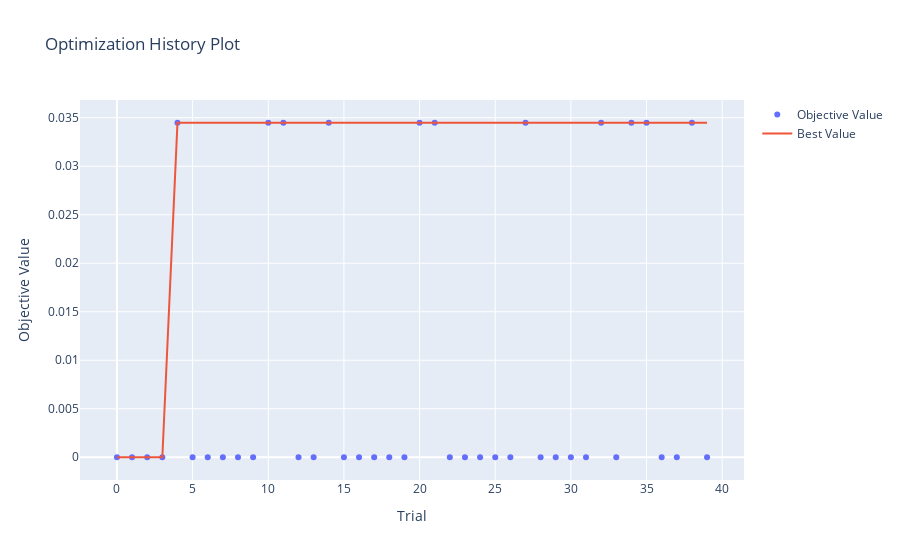

Notebook code for this chart:
### Code cell
optuna.visualization.plot_optimization_history(study)

### Figure 1 — Plotly figure (JSON) as saved in the notebook; plotly's stock layout.template omitted (floating-point values rounded to 4 significant figures)
{"data": [{"mode": "markers", "name": "Objective Value", "type": "scatter", "x": [0, 1, 2, 3, 4, 5, 6, 7, 8, 9, 10, 11, 12, 13, 14, 15, 16, 17, 18, 19, 20, 21, 22, 23, 24, 25, 26, 27, 28, 29, 30, 31, 32, 33, 34, 35, 36, 37, 38, 39], "y": [0, 0, 0, 0, 0.03448, 0, 0, 0, 0, 0, 0.03448, 0.03448, 0, 0, 0.03448, 0, 0, 0, 0, 0, 0.03448, 0.03448, 0, 0, 0, 0, 0, 0.03448, 0, 0, 0, 0, 0.03448, 0, 0.03448, 0.03448, 0, 0, 0.03448, 0]}, {"name": "Best Value", "type": "scatter", "x": [0, 1, 2, 3, 4, 5, 6, 7, 8, 9, 10, 11, 12, 13, 14, 15, 16, 17, 18, 19, 20, 21, 22, 23, 24, 25, 26, 27, 28, 29, 30, 31, 32, 33, 34, 35, 36, 37, 38, 39], "y": [0, 0, 0, 0, 0.03448, 0.03448, 0.03448, 0.03448, 0.03448, 0.03448, 0.03448, 0.03448, 0.03448, 0.03448, 0.03448, 0.03448, 0.03448, 0.03448, 0.03448, 0.03448, 0.03448, 0.03448, 0.03448, 0.03448, 0.03448, 0.03448, 0.03448, 0.03448, 0.03448, 0.03448, 0.03448, 0.03448, 0.03448, 0.03448, 0.03448, 0.03448, 0.03448, 0.03448, 0.03448, 0.03448]}], "layout": {"title": {"text": "Optimization History Plot"}, "xaxis": {"title": {"text": "Trial"}}, "yaxis": {"title": {"text": "Objective Value"}}}}
